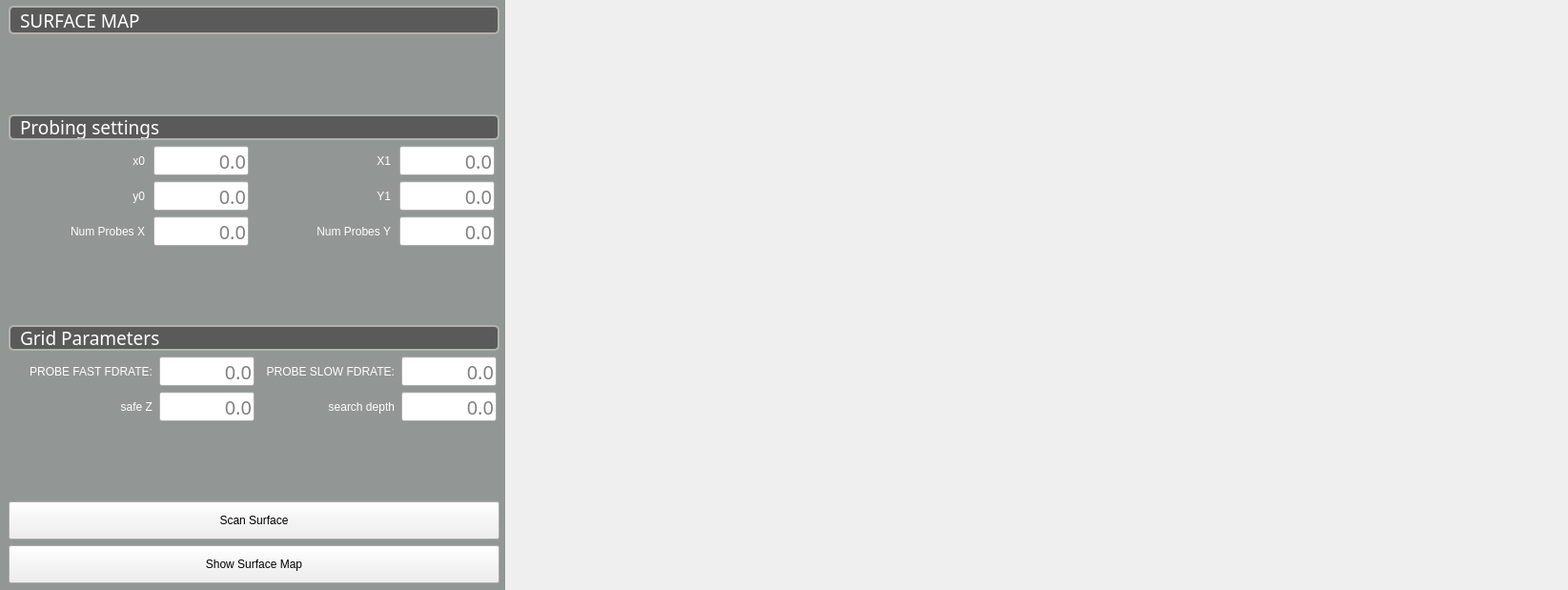
<?xml version="1.0" encoding="UTF-8"?>
<ui version="4.0">
 <class>SURFACEMAP</class>
 <widget class="QWidget" name="SURFACEMAP">
  <property name="geometry">
   <rect>
    <x>0</x>
    <y>0</y>
    <width>1645</width>
    <height>619</height>
   </rect>
  </property>
  <property name="maximumSize">
   <size>
    <width>1645</width>
    <height>619</height>
   </size>
  </property>
  <property name="windowTitle">
   <string>USER MAIN</string>
  </property>
  <property name="sidebar" stdset="0">
   <bool>false</bool>
  </property>
  <widget class="QWidget" name="horizontalLayoutWidget">
   <property name="geometry">
    <rect>
     <x>0</x>
     <y>0</y>
     <width>1641</width>
     <height>621</height>
    </rect>
   </property>
   <layout class="QHBoxLayout" name="horizontalLayout">
    <item>
     <widget class="QWidget" name="widget_44" native="true">
      <property name="sizePolicy">
       <sizepolicy hsizetype="Expanding" vsizetype="Preferred">
        <horstretch>1</horstretch>
        <verstretch>0</verstretch>
       </sizepolicy>
      </property>
      <property name="minimumSize">
       <size>
        <width>530</width>
        <height>0</height>
       </size>
      </property>
      <property name="maximumSize">
       <size>
        <width>530</width>
        <height>16777215</height>
       </size>
      </property>
      <property name="styleSheet">
       <string notr="true">.QWidget {
    background-color: #929695;;
}</string>
      </property>
      <layout class="QVBoxLayout" name="verticalLayout_41">
       <property name="topMargin">
        <number>6</number>
       </property>
       <property name="rightMargin">
        <number>6</number>
       </property>
       <property name="bottomMargin">
        <number>9</number>
       </property>
       <item>
        <layout class="QVBoxLayout" name="verticalLayout">
         <item>
          <widget class="QLabel" name="label_81">
           <property name="sizePolicy">
            <sizepolicy hsizetype="Preferred" vsizetype="Fixed">
             <horstretch>0</horstretch>
             <verstretch>0</verstretch>
            </sizepolicy>
           </property>
           <property name="minimumSize">
            <size>
             <width>0</width>
             <height>30</height>
            </size>
           </property>
           <property name="maximumSize">
            <size>
             <width>16777215</width>
             <height>30</height>
            </size>
           </property>
           <property name="font">
            <font>
             <family>Bebas Kai</family>
             <pointsize>14</pointsize>
             <weight>50</weight>
             <italic>false</italic>
             <bold>false</bold>
            </font>
           </property>
           <property name="styleSheet">
            <string notr="true">QLabel{
    border-style: solid;
    border-color: rgb(176, 179, 172);
    border-width: 2px;
    border-radius: 5px;
    color: white;
    background: rgb(90, 90, 90);
	font: 14pt &quot;Bebas Kai&quot;;
}</string>
           </property>
           <property name="text">
            <string>SURFACE MAP</string>
           </property>
           <property name="alignment">
            <set>Qt::AlignLeading|Qt::AlignLeft|Qt::AlignVCenter</set>
           </property>
           <property name="indent">
            <number>10</number>
           </property>
          </widget>
         </item>
         <item>
          <spacer name="verticalSpacer_3">
           <property name="orientation">
            <enum>Qt::Vertical</enum>
           </property>
           <property name="sizeHint" stdset="0">
            <size>
             <width>20</width>
             <height>40</height>
            </size>
           </property>
          </spacer>
         </item>
         <item>
          <widget class="QLabel" name="label_84">
           <property name="sizePolicy">
            <sizepolicy hsizetype="Preferred" vsizetype="Fixed">
             <horstretch>0</horstretch>
             <verstretch>0</verstretch>
            </sizepolicy>
           </property>
           <property name="minimumSize">
            <size>
             <width>0</width>
             <height>27</height>
            </size>
           </property>
           <property name="maximumSize">
            <size>
             <width>16777215</width>
             <height>27</height>
            </size>
           </property>
           <property name="font">
            <font>
             <family>Bebas Kai</family>
             <pointsize>14</pointsize>
             <weight>50</weight>
             <italic>false</italic>
             <bold>false</bold>
            </font>
           </property>
           <property name="styleSheet">
            <string notr="true">QLabel{
    border-style: solid;
    border-color: rgb(176, 179, 172);
    border-width: 2px;
    border-radius: 5px;
    color: white;
    background: rgb(90, 90, 90);
	font: 14pt &quot;Bebas Kai&quot;;
}</string>
           </property>
           <property name="text">
            <string>Probing settings</string>
           </property>
           <property name="indent">
            <number>10</number>
           </property>
          </widget>
         </item>
         <item>
          <layout class="QGridLayout" name="gridLayout">
           <item row="2" column="0">
            <widget class="QLabel" name="label_91">
             <property name="sizePolicy">
              <sizepolicy hsizetype="Fixed" vsizetype="Fixed">
               <horstretch>0</horstretch>
               <verstretch>0</verstretch>
              </sizepolicy>
             </property>
             <property name="minimumSize">
              <size>
               <width>140</width>
               <height>31</height>
              </size>
             </property>
             <property name="maximumSize">
              <size>
               <width>150</width>
               <height>31</height>
              </size>
             </property>
             <property name="styleSheet">
              <string notr="true">QLabel{
font: 75 14pt &quot;Bebas Kai&quot;;
color: white;
}</string>
             </property>
             <property name="lineWidth">
              <number>0</number>
             </property>
             <property name="text">
              <string>Num Probes X</string>
             </property>
             <property name="alignment">
              <set>Qt::AlignRight|Qt::AlignTrailing|Qt::AlignVCenter</set>
             </property>
             <property name="indent">
              <number>0</number>
             </property>
            </widget>
           </item>
           <item row="1" column="0">
            <widget class="QLabel" name="label_94">
             <property name="sizePolicy">
              <sizepolicy hsizetype="Fixed" vsizetype="Fixed">
               <horstretch>0</horstretch>
               <verstretch>0</verstretch>
              </sizepolicy>
             </property>
             <property name="minimumSize">
              <size>
               <width>140</width>
               <height>31</height>
              </size>
             </property>
             <property name="maximumSize">
              <size>
               <width>140</width>
               <height>31</height>
              </size>
             </property>
             <property name="baseSize">
              <size>
               <width>140</width>
               <height>30</height>
              </size>
             </property>
             <property name="toolTip">
              <string>Lower Y coord of grid</string>
             </property>
             <property name="styleSheet">
              <string notr="true">QLabel{
font: 75 14pt &quot;Bebas Kai&quot;;
color: white;
}</string>
             </property>
             <property name="lineWidth">
              <number>0</number>
             </property>
             <property name="text">
              <string>y0</string>
             </property>
             <property name="alignment">
              <set>Qt::AlignRight|Qt::AlignTrailing|Qt::AlignVCenter</set>
             </property>
             <property name="indent">
              <number>0</number>
             </property>
            </widget>
           </item>
           <item row="1" column="2">
            <widget class="QLabel" name="label_86">
             <property name="sizePolicy">
              <sizepolicy hsizetype="Fixed" vsizetype="Fixed">
               <horstretch>0</horstretch>
               <verstretch>0</verstretch>
              </sizepolicy>
             </property>
             <property name="minimumSize">
              <size>
               <width>140</width>
               <height>31</height>
              </size>
             </property>
             <property name="maximumSize">
              <size>
               <width>140</width>
               <height>31</height>
              </size>
             </property>
             <property name="baseSize">
              <size>
               <width>140</width>
               <height>30</height>
              </size>
             </property>
             <property name="toolTip">
              <string>Upper Y coord of grid</string>
             </property>
             <property name="styleSheet">
              <string notr="true">QLabel{
font: 75 14pt &quot;Bebas Kai&quot;;
color: white;
}</string>
             </property>
             <property name="lineWidth">
              <number>0</number>
             </property>
             <property name="text">
              <string>Y1</string>
             </property>
             <property name="alignment">
              <set>Qt::AlignRight|Qt::AlignTrailing|Qt::AlignVCenter</set>
             </property>
             <property name="indent">
              <number>0</number>
             </property>
            </widget>
           </item>
           <item row="1" column="1">
            <widget class="VCPSettingsLineEdit" name="surface_scan_y0_3052">
             <property name="sizePolicy">
              <sizepolicy hsizetype="Fixed" vsizetype="Fixed">
               <horstretch>0</horstretch>
               <verstretch>0</verstretch>
              </sizepolicy>
             </property>
             <property name="minimumSize">
              <size>
               <width>100</width>
               <height>31</height>
              </size>
             </property>
             <property name="maximumSize">
              <size>
               <width>100</width>
               <height>31</height>
              </size>
             </property>
             <property name="font">
              <font>
               <family>bebas kai</family>
               <pointsize>15</pointsize>
               <weight>50</weight>
               <italic>false</italic>
               <bold>false</bold>
              </font>
             </property>
             <property name="focusPolicy">
              <enum>Qt::ClickFocus</enum>
             </property>
             <property name="styleSheet">
              <string notr="true">VCPSettingsLineEdit {
    font: 15pt &quot;bebas kai&quot;
}</string>
             </property>
             <property name="alignment">
              <set>Qt::AlignRight|Qt::AlignTrailing|Qt::AlignVCenter</set>
             </property>
             <property name="placeholderText">
              <string>0.0</string>
             </property>
             <property name="rules" stdset="0">
              <string>[{&quot;name&quot;: &quot;enable&quot;, &quot;property&quot;: &quot;Enable&quot;, &quot;expression&quot;: &quot;True if ch[0] else False&quot;, &quot;channels&quot;: [{&quot;url&quot;: &quot;status:all_axes_homed&quot;, &quot;trigger&quot;: true}]}]</string>
             </property>
             <property name="settingName" stdset="0">
              <string>surface-scan.y0</string>
             </property>
             <property name="textFormat" stdset="0">
              <string/>
             </property>
            </widget>
           </item>
           <item row="2" column="1">
            <widget class="VCPSettingsLineEdit" name="surface_scan_xprobes_3054">
             <property name="sizePolicy">
              <sizepolicy hsizetype="Fixed" vsizetype="Fixed">
               <horstretch>0</horstretch>
               <verstretch>0</verstretch>
              </sizepolicy>
             </property>
             <property name="minimumSize">
              <size>
               <width>100</width>
               <height>31</height>
              </size>
             </property>
             <property name="maximumSize">
              <size>
               <width>100</width>
               <height>31</height>
              </size>
             </property>
             <property name="font">
              <font>
               <family>bebas kai</family>
               <pointsize>15</pointsize>
               <weight>50</weight>
               <italic>false</italic>
               <bold>false</bold>
              </font>
             </property>
             <property name="focusPolicy">
              <enum>Qt::ClickFocus</enum>
             </property>
             <property name="styleSheet">
              <string notr="true">VCPSettingsLineEdit {
    font: 15pt &quot;bebas kai&quot;
}</string>
             </property>
             <property name="alignment">
              <set>Qt::AlignRight|Qt::AlignTrailing|Qt::AlignVCenter</set>
             </property>
             <property name="placeholderText">
              <string>0.0</string>
             </property>
             <property name="rules" stdset="0">
              <string>[{&quot;name&quot;: &quot;enable&quot;, &quot;property&quot;: &quot;Enable&quot;, &quot;expression&quot;: &quot;True if ch[0] else False&quot;, &quot;channels&quot;: [{&quot;url&quot;: &quot;status:all_axes_homed&quot;, &quot;trigger&quot;: true}]}]</string>
             </property>
             <property name="settingName" stdset="0">
              <string>surface-scan.xprobes</string>
             </property>
             <property name="textFormat" stdset="0">
              <string/>
             </property>
            </widget>
           </item>
           <item row="2" column="2">
            <widget class="QLabel" name="label_87">
             <property name="sizePolicy">
              <sizepolicy hsizetype="Fixed" vsizetype="Fixed">
               <horstretch>0</horstretch>
               <verstretch>0</verstretch>
              </sizepolicy>
             </property>
             <property name="minimumSize">
              <size>
               <width>140</width>
               <height>31</height>
              </size>
             </property>
             <property name="maximumSize">
              <size>
               <width>150</width>
               <height>31</height>
              </size>
             </property>
             <property name="styleSheet">
              <string notr="true">QLabel{
font: 75 14pt &quot;Bebas Kai&quot;;
color: white;
}</string>
             </property>
             <property name="lineWidth">
              <number>0</number>
             </property>
             <property name="text">
              <string>Num Probes Y</string>
             </property>
             <property name="alignment">
              <set>Qt::AlignRight|Qt::AlignTrailing|Qt::AlignVCenter</set>
             </property>
             <property name="indent">
              <number>0</number>
             </property>
            </widget>
           </item>
           <item row="2" column="3">
            <widget class="VCPSettingsLineEdit" name="surface_scan_yprobes_3055">
             <property name="sizePolicy">
              <sizepolicy hsizetype="Fixed" vsizetype="Fixed">
               <horstretch>0</horstretch>
               <verstretch>0</verstretch>
              </sizepolicy>
             </property>
             <property name="minimumSize">
              <size>
               <width>100</width>
               <height>31</height>
              </size>
             </property>
             <property name="maximumSize">
              <size>
               <width>100</width>
               <height>31</height>
              </size>
             </property>
             <property name="font">
              <font>
               <family>bebas kai</family>
               <pointsize>15</pointsize>
               <weight>50</weight>
               <italic>false</italic>
               <bold>false</bold>
              </font>
             </property>
             <property name="focusPolicy">
              <enum>Qt::ClickFocus</enum>
             </property>
             <property name="styleSheet">
              <string notr="true">VCPSettingsLineEdit {
    font: 15pt &quot;bebas kai&quot;
}</string>
             </property>
             <property name="alignment">
              <set>Qt::AlignRight|Qt::AlignTrailing|Qt::AlignVCenter</set>
             </property>
             <property name="placeholderText">
              <string>0.0</string>
             </property>
             <property name="rules" stdset="0">
              <string>[{&quot;name&quot;: &quot;enable&quot;, &quot;property&quot;: &quot;Enable&quot;, &quot;expression&quot;: &quot;True if ch[0] else False&quot;, &quot;channels&quot;: [{&quot;url&quot;: &quot;status:all_axes_homed&quot;, &quot;trigger&quot;: true}]}]</string>
             </property>
             <property name="settingName" stdset="0">
              <string>surface-scan.yprobes</string>
             </property>
             <property name="textFormat" stdset="0">
              <string/>
             </property>
            </widget>
           </item>
           <item row="0" column="2">
            <widget class="QLabel" name="label_85">
             <property name="sizePolicy">
              <sizepolicy hsizetype="Fixed" vsizetype="Fixed">
               <horstretch>0</horstretch>
               <verstretch>0</verstretch>
              </sizepolicy>
             </property>
             <property name="minimumSize">
              <size>
               <width>140</width>
               <height>31</height>
              </size>
             </property>
             <property name="maximumSize">
              <size>
               <width>150</width>
               <height>31</height>
              </size>
             </property>
             <property name="toolTip">
              <string>Upper X coord of grid</string>
             </property>
             <property name="styleSheet">
              <string notr="true">QLabel{
font: 75 14pt &quot;Bebas Kai&quot;;
color: white;
}</string>
             </property>
             <property name="lineWidth">
              <number>0</number>
             </property>
             <property name="text">
              <string>X1</string>
             </property>
             <property name="alignment">
              <set>Qt::AlignRight|Qt::AlignTrailing|Qt::AlignVCenter</set>
             </property>
             <property name="indent">
              <number>0</number>
             </property>
            </widget>
           </item>
           <item row="0" column="0">
            <widget class="QLabel" name="label_83">
             <property name="sizePolicy">
              <sizepolicy hsizetype="Fixed" vsizetype="Fixed">
               <horstretch>0</horstretch>
               <verstretch>0</verstretch>
              </sizepolicy>
             </property>
             <property name="minimumSize">
              <size>
               <width>140</width>
               <height>31</height>
              </size>
             </property>
             <property name="maximumSize">
              <size>
               <width>150</width>
               <height>31</height>
              </size>
             </property>
             <property name="toolTip">
              <string>Lower X coord of grid</string>
             </property>
             <property name="styleSheet">
              <string notr="true">QLabel{
font: 75 14pt &quot;Bebas Kai&quot;;
color: white;
}</string>
             </property>
             <property name="lineWidth">
              <number>0</number>
             </property>
             <property name="text">
              <string>x0</string>
             </property>
             <property name="alignment">
              <set>Qt::AlignRight|Qt::AlignTrailing|Qt::AlignVCenter</set>
             </property>
             <property name="indent">
              <number>0</number>
             </property>
            </widget>
           </item>
           <item row="0" column="1">
            <widget class="VCPSettingsLineEdit" name="surface_scan_x0_3050">
             <property name="sizePolicy">
              <sizepolicy hsizetype="Fixed" vsizetype="Fixed">
               <horstretch>0</horstretch>
               <verstretch>0</verstretch>
              </sizepolicy>
             </property>
             <property name="minimumSize">
              <size>
               <width>100</width>
               <height>31</height>
              </size>
             </property>
             <property name="maximumSize">
              <size>
               <width>100</width>
               <height>31</height>
              </size>
             </property>
             <property name="font">
              <font>
               <family>bebas kai</family>
               <pointsize>15</pointsize>
               <weight>50</weight>
               <italic>false</italic>
               <bold>false</bold>
              </font>
             </property>
             <property name="focusPolicy">
              <enum>Qt::ClickFocus</enum>
             </property>
             <property name="styleSheet">
              <string notr="true">VCPSettingsLineEdit {
    font: 15pt &quot;bebas kai&quot;
}</string>
             </property>
             <property name="alignment">
              <set>Qt::AlignRight|Qt::AlignTrailing|Qt::AlignVCenter</set>
             </property>
             <property name="placeholderText">
              <string>0.0</string>
             </property>
             <property name="rules" stdset="0">
              <string>[{&quot;name&quot;: &quot;enable&quot;, &quot;property&quot;: &quot;Enable&quot;, &quot;expression&quot;: &quot;True if ch[0] else False&quot;, &quot;channels&quot;: [{&quot;url&quot;: &quot;status:all_axes_homed&quot;, &quot;trigger&quot;: true}]}]</string>
             </property>
             <property name="settingName" stdset="0">
              <string>surface-scan.x0</string>
             </property>
             <property name="textFormat" stdset="0">
              <string/>
             </property>
            </widget>
           </item>
           <item row="0" column="3">
            <widget class="VCPSettingsLineEdit" name="surface_scan_x1_3051">
             <property name="sizePolicy">
              <sizepolicy hsizetype="Fixed" vsizetype="Fixed">
               <horstretch>0</horstretch>
               <verstretch>0</verstretch>
              </sizepolicy>
             </property>
             <property name="minimumSize">
              <size>
               <width>100</width>
               <height>31</height>
              </size>
             </property>
             <property name="maximumSize">
              <size>
               <width>100</width>
               <height>31</height>
              </size>
             </property>
             <property name="font">
              <font>
               <family>bebas kai</family>
               <pointsize>15</pointsize>
               <weight>50</weight>
               <italic>false</italic>
               <bold>false</bold>
              </font>
             </property>
             <property name="focusPolicy">
              <enum>Qt::ClickFocus</enum>
             </property>
             <property name="styleSheet">
              <string notr="true">VCPSettingsLineEdit {
    font: 15pt &quot;bebas kai&quot;
}</string>
             </property>
             <property name="alignment">
              <set>Qt::AlignRight|Qt::AlignTrailing|Qt::AlignVCenter</set>
             </property>
             <property name="placeholderText">
              <string>0.0</string>
             </property>
             <property name="rules" stdset="0">
              <string>[{&quot;name&quot;: &quot;enable&quot;, &quot;property&quot;: &quot;Enable&quot;, &quot;expression&quot;: &quot;True if ch[0] else False&quot;, &quot;channels&quot;: [{&quot;url&quot;: &quot;status:all_axes_homed&quot;, &quot;trigger&quot;: true}]}]</string>
             </property>
             <property name="settingName" stdset="0">
              <string>surface-scan.x1</string>
             </property>
            </widget>
           </item>
           <item row="1" column="3">
            <widget class="VCPSettingsLineEdit" name="surface_scan_y1_3053">
             <property name="sizePolicy">
              <sizepolicy hsizetype="Fixed" vsizetype="Fixed">
               <horstretch>0</horstretch>
               <verstretch>0</verstretch>
              </sizepolicy>
             </property>
             <property name="minimumSize">
              <size>
               <width>100</width>
               <height>31</height>
              </size>
             </property>
             <property name="maximumSize">
              <size>
               <width>100</width>
               <height>31</height>
              </size>
             </property>
             <property name="font">
              <font>
               <family>bebas kai</family>
               <pointsize>15</pointsize>
               <weight>50</weight>
               <italic>false</italic>
               <bold>false</bold>
              </font>
             </property>
             <property name="focusPolicy">
              <enum>Qt::ClickFocus</enum>
             </property>
             <property name="styleSheet">
              <string notr="true">VCPSettingsLineEdit {
    font: 15pt &quot;bebas kai&quot;
}</string>
             </property>
             <property name="alignment">
              <set>Qt::AlignRight|Qt::AlignTrailing|Qt::AlignVCenter</set>
             </property>
             <property name="placeholderText">
              <string>0.0</string>
             </property>
             <property name="rules" stdset="0">
              <string>[{&quot;name&quot;: &quot;enable&quot;, &quot;property&quot;: &quot;Enable&quot;, &quot;expression&quot;: &quot;True if ch[0] else False&quot;, &quot;channels&quot;: [{&quot;url&quot;: &quot;status:all_axes_homed&quot;, &quot;trigger&quot;: true}]}]</string>
             </property>
             <property name="settingName" stdset="0">
              <string>surface-scan.y1</string>
             </property>
             <property name="textFormat" stdset="0">
              <string/>
             </property>
            </widget>
           </item>
          </layout>
         </item>
         <item>
          <spacer name="verticalSpacer_2">
           <property name="orientation">
            <enum>Qt::Vertical</enum>
           </property>
           <property name="sizeHint" stdset="0">
            <size>
             <width>20</width>
             <height>40</height>
            </size>
           </property>
          </spacer>
         </item>
         <item>
          <widget class="QLabel" name="label_82">
           <property name="sizePolicy">
            <sizepolicy hsizetype="Preferred" vsizetype="Fixed">
             <horstretch>0</horstretch>
             <verstretch>0</verstretch>
            </sizepolicy>
           </property>
           <property name="minimumSize">
            <size>
             <width>0</width>
             <height>27</height>
            </size>
           </property>
           <property name="maximumSize">
            <size>
             <width>16777215</width>
             <height>27</height>
            </size>
           </property>
           <property name="font">
            <font>
             <family>Bebas Kai</family>
             <pointsize>14</pointsize>
             <weight>50</weight>
             <italic>false</italic>
             <bold>false</bold>
            </font>
           </property>
           <property name="styleSheet">
            <string notr="true">QLabel{
    border-style: solid;
    border-color: rgb(176, 179, 172);
    border-width: 2px;
    border-radius: 5px;
    color: white;
    background: rgb(90, 90, 90);
	font: 14pt &quot;Bebas Kai&quot;;
}</string>
           </property>
           <property name="text">
            <string>Grid Parameters</string>
           </property>
           <property name="indent">
            <number>10</number>
           </property>
          </widget>
         </item>
         <item>
          <layout class="QGridLayout" name="gridLayout_2">
           <item row="2" column="2">
            <widget class="QLabel" name="label_92">
             <property name="sizePolicy">
              <sizepolicy hsizetype="Fixed" vsizetype="Fixed">
               <horstretch>0</horstretch>
               <verstretch>0</verstretch>
              </sizepolicy>
             </property>
             <property name="minimumSize">
              <size>
               <width>140</width>
               <height>31</height>
              </size>
             </property>
             <property name="maximumSize">
              <size>
               <width>150</width>
               <height>31</height>
              </size>
             </property>
             <property name="styleSheet">
              <string notr="true">QLabel{
font: 75 14pt &quot;Bebas Kai&quot;;
color: white;
}</string>
             </property>
             <property name="lineWidth">
              <number>0</number>
             </property>
             <property name="text">
              <string>search depth</string>
             </property>
             <property name="alignment">
              <set>Qt::AlignRight|Qt::AlignTrailing|Qt::AlignVCenter</set>
             </property>
             <property name="indent">
              <number>0</number>
             </property>
            </widget>
           </item>
           <item row="2" column="0">
            <widget class="QLabel" name="label_88">
             <property name="sizePolicy">
              <sizepolicy hsizetype="Fixed" vsizetype="Fixed">
               <horstretch>0</horstretch>
               <verstretch>0</verstretch>
              </sizepolicy>
             </property>
             <property name="minimumSize">
              <size>
               <width>140</width>
               <height>31</height>
              </size>
             </property>
             <property name="maximumSize">
              <size>
               <width>150</width>
               <height>31</height>
              </size>
             </property>
             <property name="toolTip">
              <string>Z coordinate of retraction and traversal</string>
             </property>
             <property name="styleSheet">
              <string notr="true">QLabel{
font: 75 14pt &quot;Bebas Kai&quot;;
color: white;
}</string>
             </property>
             <property name="lineWidth">
              <number>0</number>
             </property>
             <property name="text">
              <string>safe Z</string>
             </property>
             <property name="alignment">
              <set>Qt::AlignRight|Qt::AlignTrailing|Qt::AlignVCenter</set>
             </property>
             <property name="indent">
              <number>0</number>
             </property>
            </widget>
           </item>
           <item row="2" column="3">
            <widget class="VCPSettingsLineEdit" name="surface_scan_depthz_3059">
             <property name="sizePolicy">
              <sizepolicy hsizetype="Fixed" vsizetype="Fixed">
               <horstretch>0</horstretch>
               <verstretch>0</verstretch>
              </sizepolicy>
             </property>
             <property name="minimumSize">
              <size>
               <width>100</width>
               <height>31</height>
              </size>
             </property>
             <property name="maximumSize">
              <size>
               <width>100</width>
               <height>31</height>
              </size>
             </property>
             <property name="font">
              <font>
               <family>bebas kai</family>
               <pointsize>15</pointsize>
               <weight>50</weight>
               <italic>false</italic>
               <bold>false</bold>
              </font>
             </property>
             <property name="focusPolicy">
              <enum>Qt::ClickFocus</enum>
             </property>
             <property name="styleSheet">
              <string notr="true">VCPSettingsLineEdit {
    font: 15pt &quot;bebas kai&quot;
}</string>
             </property>
             <property name="alignment">
              <set>Qt::AlignRight|Qt::AlignTrailing|Qt::AlignVCenter</set>
             </property>
             <property name="placeholderText">
              <string>0.0</string>
             </property>
             <property name="rules" stdset="0">
              <string>[{&quot;name&quot;: &quot;enable&quot;, &quot;property&quot;: &quot;Enable&quot;, &quot;expression&quot;: &quot;True if ch[0] else False&quot;, &quot;channels&quot;: [{&quot;url&quot;: &quot;status:all_axes_homed&quot;, &quot;trigger&quot;: true}]}]</string>
             </property>
             <property name="settingName" stdset="0">
              <string>surface-scan.depthz</string>
             </property>
             <property name="textFormat" stdset="0">
              <string/>
             </property>
            </widget>
           </item>
           <item row="1" column="2">
            <widget class="QLabel" name="label_89">
             <property name="sizePolicy">
              <sizepolicy hsizetype="Fixed" vsizetype="Fixed">
               <horstretch>0</horstretch>
               <verstretch>0</verstretch>
              </sizepolicy>
             </property>
             <property name="minimumSize">
              <size>
               <width>140</width>
               <height>31</height>
              </size>
             </property>
             <property name="maximumSize">
              <size>
               <width>140</width>
               <height>31</height>
              </size>
             </property>
             <property name="baseSize">
              <size>
               <width>140</width>
               <height>30</height>
              </size>
             </property>
             <property name="styleSheet">
              <string notr="true">QLabel{
font: 75 14pt &quot;Bebas Kai&quot;;
color: white;
}</string>
             </property>
             <property name="lineWidth">
              <number>0</number>
             </property>
             <property name="text">
              <string>PROBE SLOW FDRATE:</string>
             </property>
             <property name="alignment">
              <set>Qt::AlignRight|Qt::AlignTrailing|Qt::AlignVCenter</set>
             </property>
             <property name="indent">
              <number>0</number>
             </property>
            </widget>
           </item>
           <item row="1" column="3">
            <widget class="VCPSettingsLineEdit" name="probe_slow_fr_3057">
             <property name="sizePolicy">
              <sizepolicy hsizetype="Fixed" vsizetype="Fixed">
               <horstretch>0</horstretch>
               <verstretch>0</verstretch>
              </sizepolicy>
             </property>
             <property name="minimumSize">
              <size>
               <width>100</width>
               <height>31</height>
              </size>
             </property>
             <property name="maximumSize">
              <size>
               <width>100</width>
               <height>31</height>
              </size>
             </property>
             <property name="font">
              <font>
               <family>BebasKai</family>
               <pointsize>15</pointsize>
              </font>
             </property>
             <property name="focusPolicy">
              <enum>Qt::ClickFocus</enum>
             </property>
             <property name="alignment">
              <set>Qt::AlignRight|Qt::AlignTrailing|Qt::AlignVCenter</set>
             </property>
             <property name="placeholderText">
              <string>0.0</string>
             </property>
             <property name="rules" stdset="0">
              <string>[{&quot;name&quot;: &quot;enable&quot;, &quot;property&quot;: &quot;Enable&quot;, &quot;expression&quot;: &quot;True if ch[0] else False&quot;, &quot;channels&quot;: [{&quot;url&quot;: &quot;status:all_axes_homed&quot;, &quot;trigger&quot;: true}]}]</string>
             </property>
             <property name="settingName" stdset="0">
              <string>surface-scan.probe-slow-fr</string>
             </property>
             <property name="textFormat" stdset="0">
              <string/>
             </property>
            </widget>
           </item>
           <item row="1" column="1">
            <widget class="VCPSettingsLineEdit" name="probe_fast_fr_3056">
             <property name="sizePolicy">
              <sizepolicy hsizetype="Fixed" vsizetype="Fixed">
               <horstretch>0</horstretch>
               <verstretch>0</verstretch>
              </sizepolicy>
             </property>
             <property name="minimumSize">
              <size>
               <width>100</width>
               <height>31</height>
              </size>
             </property>
             <property name="maximumSize">
              <size>
               <width>100</width>
               <height>31</height>
              </size>
             </property>
             <property name="font">
              <font>
               <family>BebasKai</family>
               <pointsize>15</pointsize>
              </font>
             </property>
             <property name="focusPolicy">
              <enum>Qt::ClickFocus</enum>
             </property>
             <property name="alignment">
              <set>Qt::AlignRight|Qt::AlignTrailing|Qt::AlignVCenter</set>
             </property>
             <property name="placeholderText">
              <string>0.0</string>
             </property>
             <property name="rules" stdset="0">
              <string>[{&quot;name&quot;: &quot;enable&quot;, &quot;property&quot;: &quot;Enable&quot;, &quot;expression&quot;: &quot;True if ch[0] else False&quot;, &quot;channels&quot;: [{&quot;url&quot;: &quot;status:all_axes_homed&quot;, &quot;trigger&quot;: true}]}]</string>
             </property>
             <property name="settingName" stdset="0">
              <string>surface-scan.probe-fast-fr</string>
             </property>
             <property name="textFormat" stdset="0">
              <string/>
             </property>
            </widget>
           </item>
           <item row="2" column="1">
            <widget class="VCPSettingsLineEdit" name="surface_scan_safez_3058">
             <property name="sizePolicy">
              <sizepolicy hsizetype="Fixed" vsizetype="Fixed">
               <horstretch>0</horstretch>
               <verstretch>0</verstretch>
              </sizepolicy>
             </property>
             <property name="minimumSize">
              <size>
               <width>100</width>
               <height>31</height>
              </size>
             </property>
             <property name="maximumSize">
              <size>
               <width>100</width>
               <height>31</height>
              </size>
             </property>
             <property name="font">
              <font>
               <family>bebas kai</family>
               <pointsize>15</pointsize>
               <weight>50</weight>
               <italic>false</italic>
               <bold>false</bold>
              </font>
             </property>
             <property name="focusPolicy">
              <enum>Qt::ClickFocus</enum>
             </property>
             <property name="styleSheet">
              <string notr="true">VCPSettingsLineEdit {
    font: 15pt &quot;bebas kai&quot;
}</string>
             </property>
             <property name="alignment">
              <set>Qt::AlignRight|Qt::AlignTrailing|Qt::AlignVCenter</set>
             </property>
             <property name="placeholderText">
              <string>0.0</string>
             </property>
             <property name="rules" stdset="0">
              <string>[{&quot;name&quot;: &quot;enable&quot;, &quot;property&quot;: &quot;Enable&quot;, &quot;expression&quot;: &quot;True if ch[0] else False&quot;, &quot;channels&quot;: [{&quot;url&quot;: &quot;status:all_axes_homed&quot;, &quot;trigger&quot;: true}]}]</string>
             </property>
             <property name="settingName" stdset="0">
              <string>surface-scan.safez</string>
             </property>
            </widget>
           </item>
           <item row="1" column="0">
            <widget class="QLabel" name="label_90">
             <property name="sizePolicy">
              <sizepolicy hsizetype="Fixed" vsizetype="Fixed">
               <horstretch>0</horstretch>
               <verstretch>0</verstretch>
              </sizepolicy>
             </property>
             <property name="minimumSize">
              <size>
               <width>140</width>
               <height>31</height>
              </size>
             </property>
             <property name="maximumSize">
              <size>
               <width>150</width>
               <height>31</height>
              </size>
             </property>
             <property name="styleSheet">
              <string notr="true">QLabel{
font: 75 14pt &quot;Bebas Kai&quot;;
color: white;
}</string>
             </property>
             <property name="lineWidth">
              <number>0</number>
             </property>
             <property name="text">
              <string>PROBE FAST FDRATE:</string>
             </property>
             <property name="alignment">
              <set>Qt::AlignRight|Qt::AlignTrailing|Qt::AlignVCenter</set>
             </property>
             <property name="indent">
              <number>0</number>
             </property>
            </widget>
           </item>
          </layout>
         </item>
         <item>
          <spacer name="verticalSpacer">
           <property name="orientation">
            <enum>Qt::Vertical</enum>
           </property>
           <property name="sizeHint" stdset="0">
            <size>
             <width>20</width>
             <height>40</height>
            </size>
           </property>
          </spacer>
         </item>
         <item>
          <widget class="SubCallButton" name="surface_scan_button">
           <property name="sizePolicy">
            <sizepolicy hsizetype="Preferred" vsizetype="Fixed">
             <horstretch>1</horstretch>
             <verstretch>0</verstretch>
            </sizepolicy>
           </property>
           <property name="minimumSize">
            <size>
             <width>0</width>
             <height>40</height>
            </size>
           </property>
           <property name="maximumSize">
            <size>
             <width>16777215</width>
             <height>40</height>
            </size>
           </property>
           <property name="focusPolicy">
            <enum>Qt::NoFocus</enum>
           </property>
           <property name="styleSheet">
            <string notr="true">.SubCallButton {
    color: white;
    border-color: black;
    border-style: solid;
    border-radius: 5px;
    border-width: 2px;
    background: qlineargradient(spread:pad, x1:0, y1:1, x2:0, y2:0, stop:0 rgba(213, 218, 216, 255), stop:0.169312 rgba(82, 82, 83, 255), stop:0.328042 rgba(72, 70, 73, 255), stop:0.492063 rgba(78, 77, 79, 255), stop:0.703704 rgba(72, 70, 73, 255), stop:0.86 rgba(82, 82, 83, 255), stop:1 rgba(213, 218, 216, 255));
}

.SubCallButton {
    font-family: &quot;Bebas Kai&quot;;
    font-size: 15pt;
}

QPushButton:disabled {
    border-color: gray;
}

QPushButton:hover {
    background:  qlineargradient(x1: 0, y1: 0, x2: 0, y2: 1,
                                     stop: 0 #A19E9E, stop: 1.0 #5C5959);
}

QPushButton:pressed {
    background:  qlineargradient(spread:pad, x1:0, y1:0, x2:0, y2:1, stop:0 rgba(85, 85, 238, 255), stop:0.544974 rgba(90, 91, 239, 255), stop:1 rgba(126, 135, 243, 255));
}

QPushButton:checked[option=&quot;true&quot;] {
    background:  qlineargradient(spread:pad, x1:0, y1:0, x2:0, y2:1, stop:0 rgba(85, 85, 238, 255), stop:0.544974 rgba(90, 91, 239, 255), stop:1 rgba(126, 135, 243, 255));
}

QPushButton:checked {
    background:  qlineargradient(spread:pad, x1:0, y1:0, x2:0, y2:1, stop:0 rgba(85, 85, 238, 255), stop:0.544974 rgba(90, 91, 239, 255), stop:1 rgba(126, 135, 243, 255));
}</string>
           </property>
           <property name="text">
            <string>Scan Surface</string>
           </property>
           <property name="filename" stdset="0">
            <string>surface_scan.ngc</string>
           </property>
          </widget>
         </item>
         <item>
          <widget class="QPushButton" name="ShowSurfaceMap">
           <property name="minimumSize">
            <size>
             <width>0</width>
             <height>40</height>
            </size>
           </property>
           <property name="text">
            <string>Show Surface Map</string>
           </property>
          </widget>
         </item>
        </layout>
       </item>
      </layout>
     </widget>
    </item>
    <item>
     <widget class="QWidget" name="mpl_canvas_container_hmap" native="true"/>
    </item>
    <item>
     <widget class="QWidget" name="mpl_canvas_container_3d" native="true"/>
    </item>
   </layout>
  </widget>
 </widget>
 <customwidgets>
  <customwidget>
   <class>SubCallButton</class>
   <extends>QPushButton</extends>
   <header>qtpyvcp.widgets.button_widgets.subcall_button</header>
  </customwidget>
  <customwidget>
   <class>VCPSettingsLineEdit</class>
   <extends>QLineEdit</extends>
   <header>qtpyvcp.widgets.input_widgets.setting_slider</header>
  </customwidget>
  <customwidget>
   <class>HalButton</class>
   <extends>QPushButton</extends>
   <header>qtpyvcp.widgets.hal_widgets.hal_button</header>
  </customwidget>
 </customwidgets>
 <resources/>
 <connections/>
</ui>
